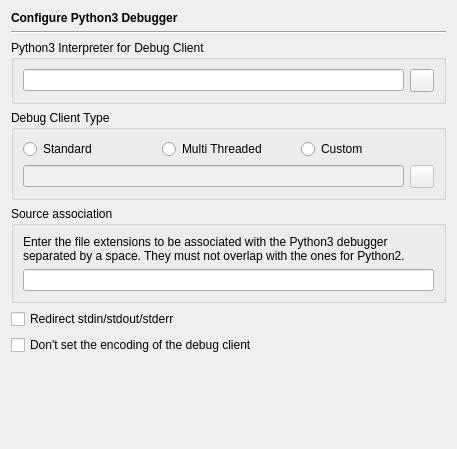
<?xml version="1.0" encoding="UTF-8"?>
<ui version="4.0">
 <class>DebuggerPython3Page</class>
 <widget class="QWidget" name="DebuggerPython3Page">
  <property name="geometry">
   <rect>
    <x>0</x>
    <y>0</y>
    <width>455</width>
    <height>449</height>
   </rect>
  </property>
  <layout class="QVBoxLayout" name="verticalLayout_2">
   <item>
    <widget class="QLabel" name="headerLabel">
     <property name="text">
      <string>&lt;b&gt;Configure Python3 Debugger&lt;/b&gt;</string>
     </property>
    </widget>
   </item>
   <item>
    <widget class="Line" name="line11_2">
     <property name="frameShape">
      <enum>QFrame::HLine</enum>
     </property>
     <property name="frameShadow">
      <enum>QFrame::Sunken</enum>
     </property>
     <property name="orientation">
      <enum>Qt::Horizontal</enum>
     </property>
    </widget>
   </item>
   <item>
    <widget class="QGroupBox" name="groupBox">
     <property name="title">
      <string>Python3 Interpreter for Debug Client</string>
     </property>
     <layout class="QGridLayout" name="gridLayout">
      <item row="0" column="0">
       <widget class="QLineEdit" name="interpreterEdit">
        <property name="toolTip">
         <string>Enter the path of the Python3 interpreter to be used by the debug client. Leave empty to use the default.</string>
        </property>
       </widget>
      </item>
      <item row="0" column="1">
       <widget class="QToolButton" name="interpreterButton">
        <property name="toolTip">
         <string>Press to select the Python3 interpreter via a file selection dialog</string>
        </property>
       </widget>
      </item>
     </layout>
    </widget>
   </item>
   <item>
    <widget class="QGroupBox" name="groupBox_2">
     <property name="title">
      <string>Debug Client Type</string>
     </property>
     <layout class="QGridLayout">
      <item row="1" column="0" colspan="3">
       <layout class="QHBoxLayout">
        <item>
         <widget class="QLineEdit" name="debugClientEdit">
          <property name="enabled">
           <bool>false</bool>
          </property>
          <property name="toolTip">
           <string>Enter the path of the Debug Client to be used.  Leave empty to use the default.</string>
          </property>
         </widget>
        </item>
        <item>
         <widget class="QToolButton" name="debugClientButton">
          <property name="enabled">
           <bool>false</bool>
          </property>
          <property name="toolTip">
           <string>Press to select the Debug Client via a file selection dialog</string>
          </property>
         </widget>
        </item>
       </layout>
      </item>
      <item row="0" column="0">
       <widget class="QRadioButton" name="standardButton">
        <property name="toolTip">
         <string>Select the standard debug client</string>
        </property>
        <property name="text">
         <string>Standard</string>
        </property>
       </widget>
      </item>
      <item row="0" column="2">
       <widget class="QRadioButton" name="customButton">
        <property name="toolTip">
         <string>Select the custom selected debug client</string>
        </property>
        <property name="text">
         <string>Custom</string>
        </property>
       </widget>
      </item>
      <item row="0" column="1">
       <widget class="QRadioButton" name="threadedButton">
        <property name="toolTip">
         <string>Select the multi threaded debug client</string>
        </property>
        <property name="text">
         <string>Multi Threaded</string>
        </property>
       </widget>
      </item>
     </layout>
    </widget>
   </item>
   <item>
    <widget class="QGroupBox" name="groupBox_3">
     <property name="title">
      <string>Source association</string>
     </property>
     <layout class="QVBoxLayout" name="verticalLayout">
      <item>
       <widget class="QLabel" name="label">
        <property name="text">
         <string>Enter the file extensions to be associated with the Python3 debugger separated by a space. They must not overlap with the ones for Python2.</string>
        </property>
        <property name="wordWrap">
         <bool>true</bool>
        </property>
       </widget>
      </item>
      <item>
       <widget class="QLineEdit" name="sourceExtensionsEdit"/>
      </item>
     </layout>
    </widget>
   </item>
   <item>
    <widget class="QCheckBox" name="pyRedirectCheckBox">
     <property name="toolTip">
      <string>Select, to redirect stdin, stdout and stderr of the program being debugged to the eric6 IDE</string>
     </property>
     <property name="text">
      <string>Redirect stdin/stdout/stderr</string>
     </property>
    </widget>
   </item>
   <item>
    <widget class="QCheckBox" name="pyNoEncodingCheckBox">
     <property name="toolTip">
      <string>Select to not set the debug client encoding</string>
     </property>
     <property name="text">
      <string>Don't set the encoding of the debug client</string>
     </property>
    </widget>
   </item>
   <item>
    <spacer>
     <property name="orientation">
      <enum>Qt::Vertical</enum>
     </property>
     <property name="sizeHint" stdset="0">
      <size>
       <width>435</width>
       <height>21</height>
      </size>
     </property>
    </spacer>
   </item>
  </layout>
 </widget>
 <tabstops>
  <tabstop>interpreterEdit</tabstop>
  <tabstop>interpreterButton</tabstop>
  <tabstop>standardButton</tabstop>
  <tabstop>threadedButton</tabstop>
  <tabstop>customButton</tabstop>
  <tabstop>debugClientEdit</tabstop>
  <tabstop>debugClientButton</tabstop>
  <tabstop>sourceExtensionsEdit</tabstop>
  <tabstop>pyRedirectCheckBox</tabstop>
  <tabstop>pyNoEncodingCheckBox</tabstop>
 </tabstops>
 <resources/>
 <connections>
  <connection>
   <sender>customButton</sender>
   <signal>toggled(bool)</signal>
   <receiver>debugClientEdit</receiver>
   <slot>setEnabled(bool)</slot>
   <hints>
    <hint type="sourcelabel">
     <x>368</x>
     <y>194</y>
    </hint>
    <hint type="destinationlabel">
     <x>332</x>
     <y>219</y>
    </hint>
   </hints>
  </connection>
 </connections>
</ui>
